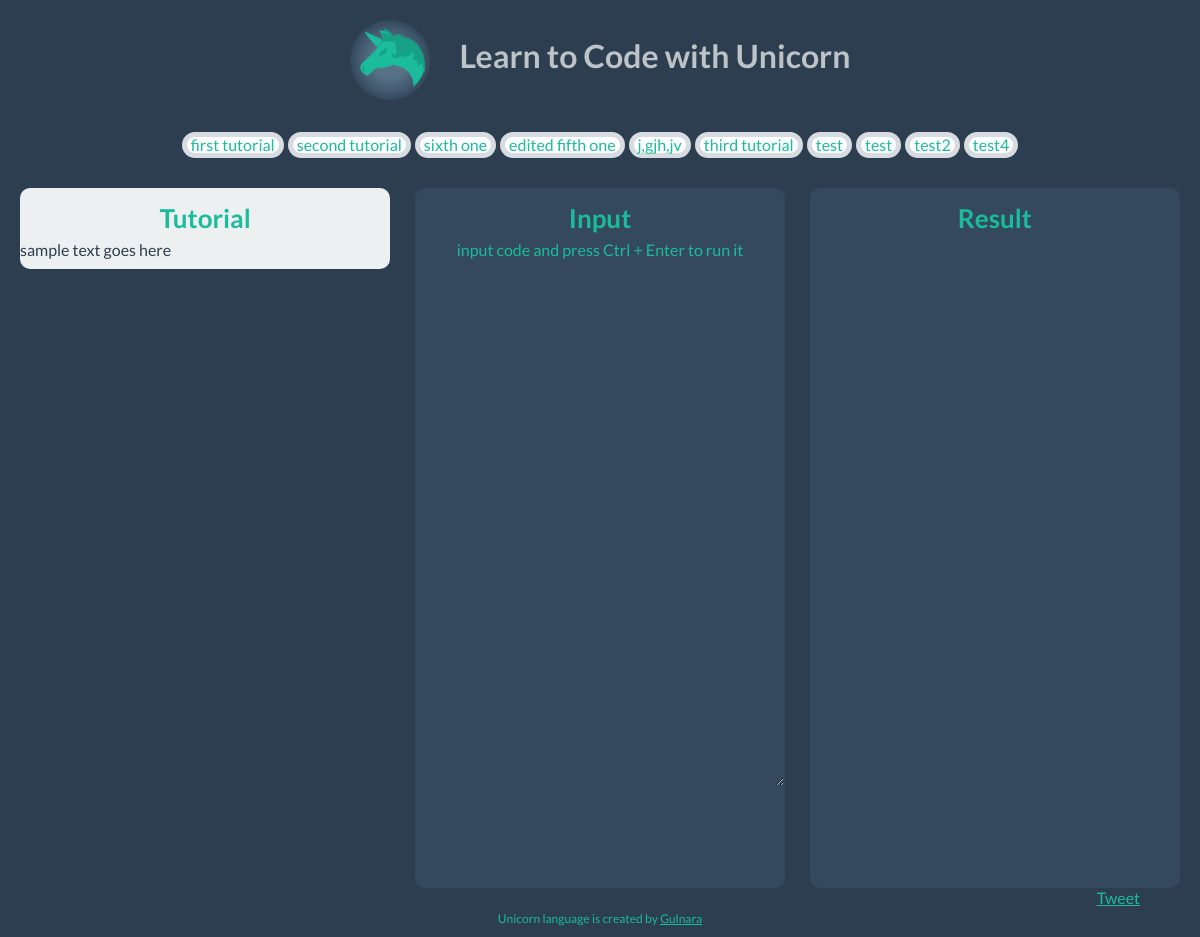
Page /try_tutorial/1 on the earlier database version.
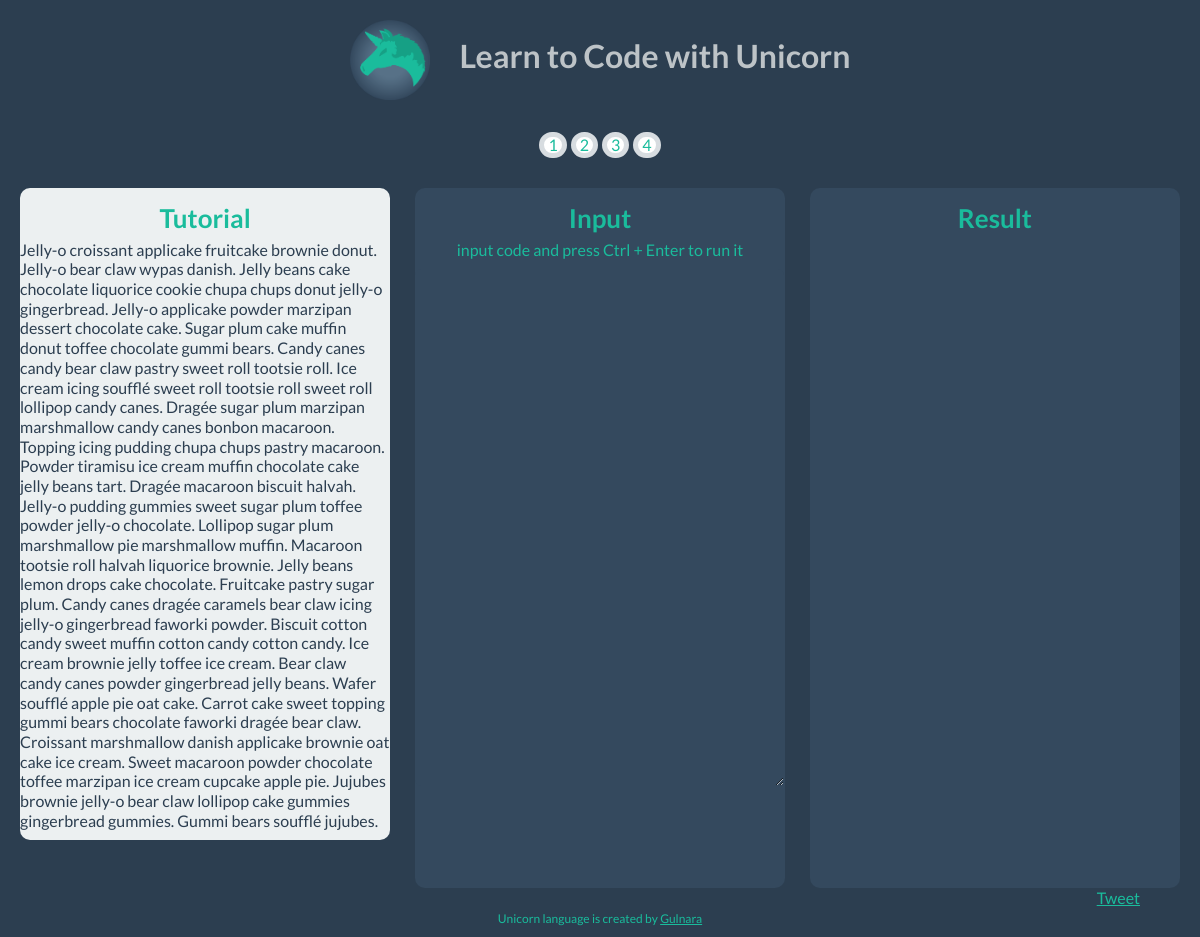
Same page on the later database version.
### model.py (models this page shows)
class Tutorial(Base):
	__tablename__ = "tutorials"
	id = Column(Integer, primary_key = True)
	user_id = Column(Integer, ForeignKey('users.id'))
	title = Column(Text, nullable = True)
	tutorial = Column(Text, nullable = True)
	user = relationship("User", backref=backref("tutorials", order_by = id))

### unicorncode.py (the view)
@app.route("/try_tutorial/<int:id>", methods=["GET"])
def try_tutorial(id):
	tutorials = db_session.query(Tutorial).all()
	tutorial = db_session.query(Tutorial).get(id)
	return render_template("try_tutorial.html", tutorial=tutorial, tutorials=tutorials)

### unicorncode.py (called while the page is built)
@app.teardown_request
def shutdown_session(exception = None):
    db_session.remove()

### templates/try_tutorial.html
{% extends "layout.html" %}
{% block body %}
<p>{{tutorial.tutorial}}</p>
{% endblock %}

### templates/layout.html (shortened to what this page needs)
<!DOCTYPE html>
<html>
<head>
  <link href="/static/css/bootstrap.css" rel="stylesheet">
  <link href="/static/css/flat-ui.css" rel="stylesheet">
</head>
<body>
	<div class="header">
		<div class="container-fluid">
		<h1 id = "header_text"><img class="logo" src="/static/img/unicorn.png">Learn to Code with Unicorn
		</h1>
	</div>
	</div>
	 <div class="pagination">
            <ul>
              {% for tutorial in tutorials %}
               <li> <a href="{{url_for("try_tutorial", id=tutorial.id)}}">
                {{tutorial.title}}</a></li>
                  {% endfor %}
            </ul>
          </div>
	<div class="container-fluid">
		<div class = "row-fluid">
		<div class="span4" id ="tutorial">
			<h2 id= "titles" >Tutorial</h2>
			{% block body %}
			{% endblock %}
		</div>
		<div class="span4" id ="input">
			<h2 id= "titles">Input</h2>
			<p id = "directions">input code and press Ctrl + Enter to run it</p>
			<textarea id="repl" name="code" rows="25" cols="80" ></textarea>
		</div>
		<div class="span4" id = "result">
			<h2 id= "titles">Result</h2>
		</div>
		<div class="container-fluid">
			<div class = "sharing">
		<a href="https://twitter.com/share" class="twitter-share-button" data-text="Learn to code with Unicorn http://unicorncode.com/ !" data-via="UnicornCode">Tweet</a>
</div>
</div>
	</div>
	</div>
	<footer>
		<div class="container">
			<div class = "row-fluid">
		<div class = "span12">
		<p id = "footertext">Unicorn language is created by <a href = "https://twitter.com/Gulnara">Gulnara</a></p>
	</div>
	</div>
	</div>
	</footer>
</body>
</html>

### static/css/flat-ui.css (style rules this page uses)
body { color: #ECF0F1; font: 16px/1.231 "Lato", sans-serif; height:100%; }
a { color: #1abc9c; text-decoration: underline; -webkit-transition: 0.25s; -moz-transition: 0.25s; -o-transition: 0.25s; transition: 0.25s; -webkit-backface-visibility: hidden; }
h1 { font-size: 32px; font-weight: 700; color: #1ABC9C; }
h2 { font-size: 26px; font-weight: 700; margin-bottom: 2px; color: #1ABC9C; }
#titles { text-align: center; }
textarea, input[type="text"], input[type="password"], input[type="datetime"], input[type="datetime-local"], input[type="date"], input[type="month"], input[type="time"], input[type="week"], input[type="number"], input[type="email"], input[type="url"], input[type="search"], input[type="tel"], input[type="color"], .uneditable-input { border: 2px solid #dce4ec; color: #34495e; font-family: "Lato", sans-serif; font-size: 16px; padding: 8px 0 9px 10px; text-indent: 1px; -webkit-border-radius: 6px; -moz-border-radius: 6px; border-radius: 6px; -webkit-box-shadow: none; -moz-box-shadow: none; box-shadow: none; }
input, textarea, .uneditable-input { width: 97%; }
.pagination ul { -webkit-border-radius: 6px; -moz-border-radius: 6px; border-radius: 6px; -webkit-box-shadow: none; -moz-box-shadow: none; box-shadow: none; }
.pagination ul > li:first-child { -webkit-border-radius: 6px 0 0 6px; -moz-border-radius: 6px 0 0 6px; border-radius: 6px 0 0 6px; }
.pagination ul > li:last-child { -webkit-border-radius: 0 6px 6px 0; -moz-border-radius: 0 6px 6px 0; border-radius: 0 6px 6px 0; }
.pagination ul > li > a, .pagination ul > li > span { background: white; border: 5px solid #d7dce0; border-radius: 50px; line-height: 16px; margin: 7px 2px 6px; padding: 0 4px; -webkit-transition: background 0.2s ease-out, border-color 0s ease-out, color 0.2s ease-out; -moz-transition: background 0.2s ease-out, border-color 0s ease-out, color 0.2s ease-out; -o-transition: background 0.2s ease-out, border-color 0s ease-out, color 0.2s ease-out; transition: background 0.2s ease-out, border-color 0s ease-out, color 0.2s ease-out; -webkit-backface-visibility: hidden; }

Differences in the rows shown:
removed Tutorial: title "sixth one"
removed Tutorial: title "edited fifth one"
removed Tutorial: title "j,gjh,jv"
removed Tutorial: title "test"
removed Tutorial: title "test2"
removed Tutorial: title "test4"
changed Tutorial: title "first tutorial" → "1"; tutorial "sample text goes here" → "Jelly-o croissant applicake fruitcake brownie donut. Jelly-o bear claw wypas danish. Jelly beans cake chocolate liquorice cookie chupa chups donut jelly-o gingerbread. Jelly-o applicake powder marzipan dessert chocolate cake. Sugar plum cake muffin donut toffee chocolate gummi bears. Candy canes candy bear claw pastry sweet roll tootsie roll. Ice cream icing soufflé sweet roll tootsie roll sweet roll lollipop candy canes. Dragée sugar plum marzipan marshmallow candy canes bonbon macaroon. Topping icing pudding chupa chups pastry macaroon. Powder tiramisu ice cream muffin chocolate cake jelly beans tart. Dragée macaroon biscuit halvah. Jelly-o pudding gummies sweet sugar plum toffee powder…"
changed Tutorial (number 2 of 4 on the later page): title "second tutorial" → "2"
changed Tutorial (number 3 of 4 on the later page): title "third tutorial" → "3"
changed Tutorial (number 4 of 4 on the later page): title "test" → "4"
